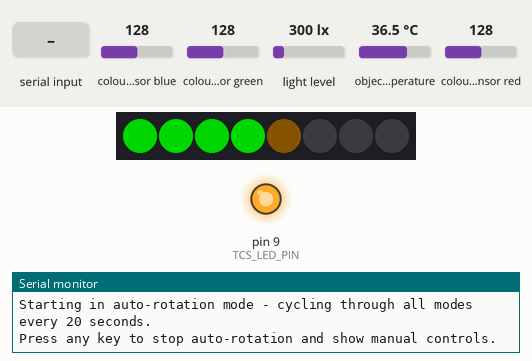
Bench run of a program on a simulated Arduino Nano, built with avr-gcc and run on an emulated ATmega328P. Parts: 8 RGB LEDs in strip order, left to right, output pins drawn as LEDs (lit = HIGH), the last lines printed to the serial monitor. The inputs (shaded band) are chosen by the test bench; at power-on: object temperature 36.5 °C, colour sensor blue 128, colour sensor green 128, light level 300 lx, colour sensor red 128. Dim RGB values are drawn brighter than linear.

Above: at 1.2 s.
1.3 s: "T\n" received over Serial
At 2.1 s:
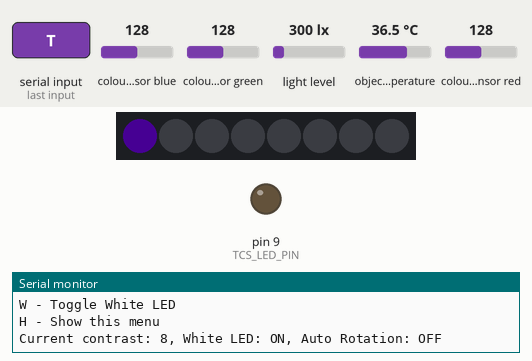
5.7 s: byte 67 ('C') received over Serial
At 7.1 s:
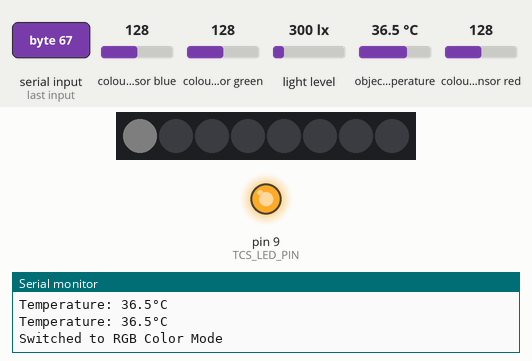
10.1 s: byte 84 ('T') received over Serial
At 11.1 s:
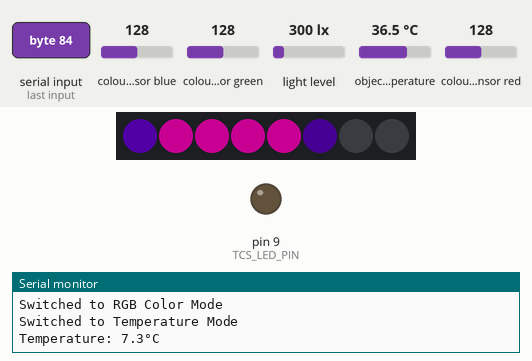
14.5 s: byte 43 ('+') received over Serial
At 16.1 s:
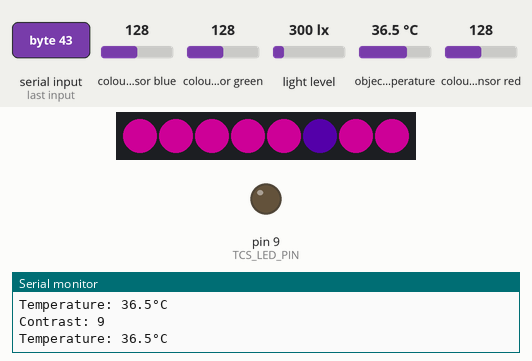
18.9 s: object temperature set to 26 °C
At 19.6 s:
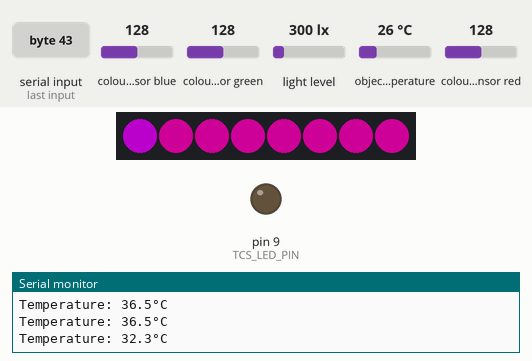
23.3 s: byte 99 ('c') received over Serial
At 28.1 s:
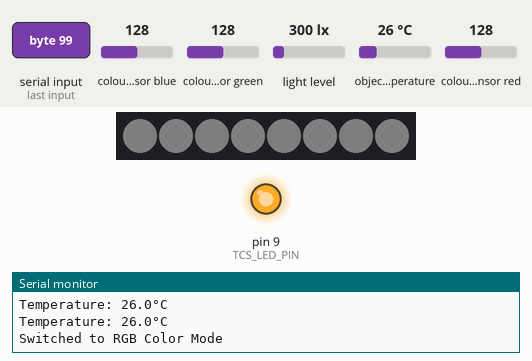
Timing chart, 0 to 28.7 s (numbered marks = the images above; inputs shaded):
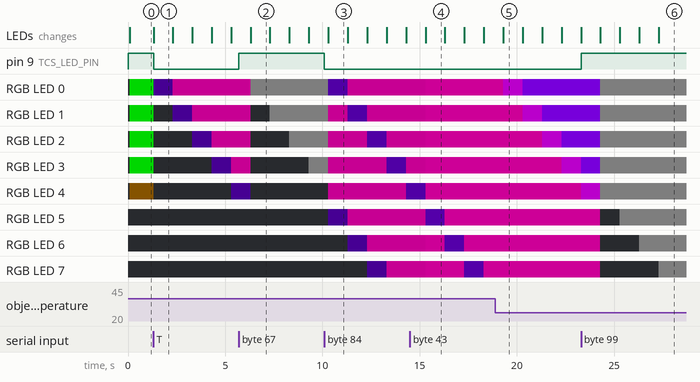

The program:

main.cpp
```cpp
/**
 * Light Sensors Test Bench
 *
 * Arduino Nano-based multi-sensor display system with 8-LED NeoPixel strip
 *
 * Hardware:
 * - Arduino Nano (ATmega328P)
 * - BH1750FVI Light Level Sensor (I2C)
 * - TCS34725 RGB Color Sensor (I2C)
 * - MLX90614 Non-Contact IR Temperature Sensor (I2C)
 * - 8-pixel Adafruit NeoPixel strip (Pin 6)
 * - TCS34725 White LED control (Pin 9)
 *
 * Serial Monitor: 115200 baud
 */

#include <Arduino.h>
#include <Wire.h>
#include <Adafruit_NeoPixel.h>
#include <BH1750.h>
#include <Adafruit_TCS34725.h>
#include <Adafruit_MLX90614.h>
#include <math.h>

// Pin definitions
#define NEOPIXEL_PIN 6
#define TCS_LED_PIN 9
#define LED_COUNT 8

// Configuration macros
#define LIGHT_MIN_LUX 1
#define LIGHT_MAX_LUX 65536
#define TEMP_MIN_C 0
#define TEMP_MAX_C 100
#define CONTRAST_MIN 0
#define CONTRAST_MAX 15
#define METER_RANGE 512  // 0-511 for 8-segment meter

// Timing constants
#define FAST_SAMPLE_INTERVAL 100    // Light level sampling (ms)
#define SLOW_SAMPLE_INTERVAL 100    // For averaging (10 samples/sec)
#define DISPLAY_INTERVAL 1000       // Display update interval (ms)

// Operation modes
enum OperationMode {
  MODE_LIGHT_LEVEL = 0,
  MODE_RGB_COLOR = 1,
  MODE_TEMPERATURE = 2
};

// Global variables
Adafruit_NeoPixel strip(LED_COUNT, NEOPIXEL_PIN, NEO_GRB + NEO_KHZ800);
BH1750 lightMeter;
Adafruit_TCS34725 tcs = Adafruit_TCS34725(TCS34725_INTEGRATIONTIME_614MS, TCS34725_GAIN_1X);
Adafruit_MLX90614 mlx = Adafruit_MLX90614();

OperationMode currentMode = MODE_LIGHT_LEVEL;
uint8_t contrast = 8;  // Default contrast (0-15)
bool whiteLedOn = true;  // Default white LED on
bool autoRotationMode = false;  // Auto rotation mode
unsigned long autoRotationStart = 0;  // Auto rotation timing
const unsigned long AUTO_ROTATION_INTERVAL = 20000;  // 20 seconds per mode

// LED color palette for light meter: 4 green, 3 amber, 1 red
uint32_t meterColors[LED_COUNT] = {
  strip.Color(0, 255, 0),    // Green
  strip.Color(0, 255, 0),    // Green
  strip.Color(0, 255, 0),    // Green
  strip.Color(0, 255, 0),    // Green
  strip.Color(255, 191, 0),  // Amber
  strip.Color(255, 191, 0),  // Amber
  strip.Color(255, 191, 0),  // Amber
  strip.Color(255, 0, 0)     // Red
};

// RGB color history for color mode
uint32_t colorHistory[LED_COUNT];

// Temperature history for temperature mode
float tempHistory[LED_COUNT];

// Timing variables
unsigned long lastFastSample = 0;
unsigned long lastSlowSample = 0;
unsigned long lastDisplay = 0;

// Sampling arrays for averaging
float tempSamples[10];
uint16_t colorSamples[10][3];  // R, G, B
uint8_t colorSampleIndex = 0;
uint8_t tempSampleIndex = 0;

// Function declarations
void showMenu();
void handleSerialInput();
void runLightLevelMode(unsigned long currentTime);
void runRGBColorMode(unsigned long currentTime);
void runTemperatureMode(unsigned long currentTime);
void displayMeter(int value);
void displayColorHistory();
void displayTemperatureHistory();
uint32_t temperatureToIronColor(float temp);
uint32_t applyContrast(uint32_t color);
void handleAutoRotation(unsigned long currentTime);
void switchToMode(OperationMode newMode);

void switchToMode(OperationMode newMode) {
  currentMode = newMode;

  // Clear all LEDs
  for (int i = 0; i < LED_COUNT; i++) {
    strip.setPixelColor(i, 0);
  }
  strip.show();

  // Clear mode-specific samples and arrays
  if (newMode == MODE_LIGHT_LEVEL) {
    // Light mode doesn't use sampling arrays, just clear LEDs
  } else if (newMode == MODE_RGB_COLOR) {
    colorSampleIndex = 0;
    for (int i = 0; i < 10; i++) {
      colorSamples[i][0] = 0;
      colorSamples[i][1] = 0;
      colorSamples[i][2] = 0;
    }
    for (int i = 0; i < LED_COUNT; i++) {
      colorHistory[i] = 0;
    }
  } else if (newMode == MODE_TEMPERATURE) {
    tempSampleIndex = 0;
    for (int i = 0; i < 10; i++) {
      tempSamples[i] = 0;
    }
    for (int i = 0; i < LED_COUNT; i++) {
      tempHistory[i] = 0;
    }
  }

  switch(currentMode) {
    case MODE_LIGHT_LEVEL:
      Serial.println(F("Auto-Rotation: Light Level Mode"));
      break;
    case MODE_RGB_COLOR:
      Serial.println(F("Auto-Rotation: RGB Color Mode"));
      break;
    case MODE_TEMPERATURE:
      Serial.println(F("Auto-Rotation: Temperature Mode"));
      break;
  }
}

void handleAutoRotation() {
  if (!autoRotationMode) return;

  if (millis() - autoRotationStart >= AUTO_ROTATION_INTERVAL) {
    // Move to next mode
    OperationMode nextMode;
    if (currentMode == MODE_LIGHT_LEVEL) {
      nextMode = MODE_RGB_COLOR;
    } else if (currentMode == MODE_RGB_COLOR) {
      nextMode = MODE_TEMPERATURE;
    } else {
      nextMode = MODE_LIGHT_LEVEL;
    }

    switchToMode(nextMode);
    autoRotationStart = millis();
  }
}

void setup() {
  Serial.begin(115200);
  Wire.begin();

  // Initialize LED strip
  strip.begin();
  strip.show();

  // Initialize TCS LED control pin
  pinMode(TCS_LED_PIN, OUTPUT);
  digitalWrite(TCS_LED_PIN, whiteLedOn ? HIGH : LOW);

  // Initialize sensors
  if (!lightMeter.begin()) {
    Serial.println(F("Error: BH1750 sensor not found"));
  }

  if (!tcs.begin()) {
    Serial.println(F("Error: TCS34725 sensor not found"));
  }

  if (!mlx.begin()) {
    Serial.println(F("Error: MLX90614 sensor not found"));
  }

  // Initialize arrays
  memset(colorHistory, 0, sizeof(colorHistory));
  memset(tempHistory, 0, sizeof(tempHistory));
  memset(tempSamples, 0, sizeof(tempSamples));
  memset(colorSamples, 0, sizeof(colorSamples));

  // Show startup menu
  showMenu();

  // Start in auto-rotation mode for standalone operation
  autoRotationMode = true;
  autoRotationStart = millis();
  Serial.println(F("Starting in auto-rotation mode - cycling through all modes every 20 seconds."));
  Serial.println(F("Press any key to stop auto-rotation and show manual controls."));
}

void loop() {
  unsigned long currentTime = millis();

  // Handle auto-rotation
  handleAutoRotation();

  // Handle serial input
  if (Serial.available()) {
    // Any key stops auto-rotation and shows menu
    if (autoRotationMode) {
      autoRotationMode = false;
      Serial.println(F("Auto-rotation stopped."));
      showMenu();
    }
    handleSerialInput();
  }

  // Execute current mode
  switch (currentMode) {
    case MODE_LIGHT_LEVEL:
      runLightLevelMode(currentTime);
      break;
    case MODE_RGB_COLOR:
      runRGBColorMode(currentTime);
      break;
    case MODE_TEMPERATURE:
      runTemperatureMode(currentTime);
      break;
  }
}

void showMenu() {
  Serial.println(F("\n=== Light Sensors Test Bench ==="));
  Serial.println(F("Select operation mode:"));
  Serial.println(F("L - Light Level Mode"));
  Serial.println(F("C - RGB Color Mode"));
  Serial.println(F("T - Temperature Mode"));
  Serial.println(F("R - Toggle Auto Rotation (20s each mode)"));
  Serial.println(F("+ - Increase Contrast"));
  Serial.println(F("- - Decrease Contrast"));
  Serial.println(F("W - Toggle White LED"));
  Serial.println(F("H - Show this menu"));
  Serial.print(F("Current contrast: "));
  Serial.print(contrast);
  Serial.print(F(", White LED: "));
  Serial.print(whiteLedOn ? F("ON") : F("OFF"));
  Serial.print(F(", Auto Rotation: "));
  Serial.println(autoRotationMode ? F("ON") : F("OFF"));
  Serial.println();
}

void handleSerialInput() {
  char input = Serial.read();

  switch (input) {
    case 'L':
    case 'l':
      currentMode = MODE_LIGHT_LEVEL;
      Serial.println(F("Switched to Light Level Mode"));
      break;
    case 'C':
    case 'c':
      currentMode = MODE_RGB_COLOR;
      Serial.println(F("Switched to RGB Color Mode"));
      digitalWrite(TCS_LED_PIN, whiteLedOn ? HIGH : LOW);  // Use white LED state
      // Clear color sample arrays for clean start
      memset(colorSamples, 0, sizeof(colorSamples));
      colorSampleIndex = 0;
      break;
    case 'T':
    case 't':
      currentMode = MODE_TEMPERATURE;
      Serial.println(F("Switched to Temperature Mode"));
      digitalWrite(TCS_LED_PIN, LOW);   // Always turn off white LED for temperature mode
      // Clear temperature sample arrays for clean start
      memset(tempSamples, 0, sizeof(tempSamples));
      tempSampleIndex = 0;
      break;
    case '+':
      if (contrast < CONTRAST_MAX) {
        contrast++;
        Serial.print(F("Contrast: "));
        Serial.println(contrast);
      }
      break;
    case '-':
      if (contrast > CONTRAST_MIN) {
        contrast--;
        Serial.print(F("Contrast: "));
        Serial.println(contrast);
      }
      break;
    case 'W':
    case 'w':
      whiteLedOn = !whiteLedOn;  // Toggle white LED state
      Serial.print(F("White LED: "));
      Serial.println(whiteLedOn ? F("ON") : F("OFF"));
      // Update the actual LED if we're in RGB color mode
      if (currentMode == MODE_RGB_COLOR) {
        digitalWrite(TCS_LED_PIN, whiteLedOn ? HIGH : LOW);
      }
      break;
    case 'R':
    case 'r':
      autoRotationMode = !autoRotationMode;
      if (autoRotationMode) {
        autoRotationStart = millis();
        Serial.println(F("Auto-rotation enabled. Cycling through modes every 20 seconds."));
        Serial.println(F("Press any key to stop auto-rotation and show menu."));
      } else {
        Serial.println(F("Auto-rotation disabled."));
      }
      break;
    case '\r':  // Enter key
    case '\n':  // Also handle line feed
    case '?':
    case 'h':
    case 'H':
      showMenu();
      break;
  }
}

void runLightLevelMode(unsigned long currentTime) {
  if (currentTime - lastFastSample >= FAST_SAMPLE_INTERVAL) {
    lastFastSample = currentTime;

    float lux = lightMeter.readLightLevel();
    if (lux >= 0) {
      // Convert to logarithmic scale and map to meter range
      float logLux = log10(constrain(lux, LIGHT_MIN_LUX, LIGHT_MAX_LUX));
      float logMin = log10(LIGHT_MIN_LUX);
      float logMax = log10(LIGHT_MAX_LUX);

      int meterValue = (int)((logLux - logMin) / (logMax - logMin) * METER_RANGE);
      meterValue = constrain(meterValue, 0, METER_RANGE - 1);

      displayMeter(meterValue);
    }
  }
}

void runRGBColorMode(unsigned long currentTime) {
  // Sample colors at 10Hz for averaging
  if (currentTime - lastSlowSample >= SLOW_SAMPLE_INTERVAL) {
    lastSlowSample = currentTime;

    uint16_t r, g, b, c;
    tcs.getRawData(&r, &g, &b, &c);

    colorSamples[colorSampleIndex][0] = r;
    colorSamples[colorSampleIndex][1] = g;
    colorSamples[colorSampleIndex][2] = b;

    colorSampleIndex = (colorSampleIndex + 1) % 10;
  }

  // Update display at 1Hz - average the samples and add to history
  if (currentTime - lastDisplay >= DISPLAY_INTERVAL) {
    lastDisplay = currentTime;

    // Calculate average color from the last 10 samples
    uint32_t avgR = 0, avgG = 0, avgB = 0;
    for (int i = 0; i < 10; i++) {
      avgR += colorSamples[i][0];
      avgG += colorSamples[i][1];
      avgB += colorSamples[i][2];
    }
    avgR /= 10;
    avgG /= 10;
    avgB /= 10;

    // Normalize to 0-255 range using ratio-based approach for better color representation
    uint8_t red, green, blue;
    if (avgR + avgG + avgB > 0) {
      // Calculate ratios and scale them appropriately
      float total = avgR + avgG + avgB;
      red = (uint8_t)constrain((avgR * 255.0) / total, 0, 255);
      green = (uint8_t)constrain((avgG * 255.0) / total, 0, 255);
      blue = (uint8_t)constrain((avgB * 255.0) / total, 0, 255);

      // Apply brightness scaling based on overall intensity
      float brightness = constrain(total / 30000.0, 0.1, 1.0);  // Adjust this divisor as needed
      red = (uint8_t)(red * brightness);
      green = (uint8_t)(green * brightness);
      blue = (uint8_t)(blue * brightness);
    } else {
      red = green = blue = 0;
    }

    uint32_t currentColor = strip.Color(red, green, blue);

    // Shift history - move each color one position to the right
    for (int i = LED_COUNT - 1; i > 0; i--) {
      colorHistory[i] = colorHistory[i - 1];
    }
    colorHistory[0] = currentColor;

    displayColorHistory();
  }
}

void runTemperatureMode(unsigned long currentTime) {
  // Sample temperature at 10Hz for averaging
  if (currentTime - lastSlowSample >= SLOW_SAMPLE_INTERVAL) {
    lastSlowSample = currentTime;

    float temp = mlx.readObjectTempC();
    tempSamples[tempSampleIndex] = temp;
    tempSampleIndex = (tempSampleIndex + 1) % 10;
  }

  // Update display and serial output at 1Hz
  if (currentTime - lastDisplay >= DISPLAY_INTERVAL) {
    lastDisplay = currentTime;

    // Calculate average temperature
    float avgTemp = 0;
    for (int i = 0; i < 10; i++) {
      avgTemp += tempSamples[i];
    }
    avgTemp /= 10;

    // Output to serial
    Serial.print(F("Temperature: "));
    Serial.print(avgTemp, 1);
    Serial.println(F("°C"));

    // Shift history
    for (int i = LED_COUNT - 1; i > 0; i--) {
      tempHistory[i] = tempHistory[i - 1];
    }
    tempHistory[0] = avgTemp;

    displayTemperatureHistory();
  }
}

void displayMeter(int value) {
  // Calculate how many complete LEDs to light
  int segmentSize = METER_RANGE / LED_COUNT;
  int onLeds = (value / segmentSize) + 1;
  int remain = ((value % segmentSize) * 16) / segmentSize;

  onLeds = constrain(onLeds, 0, LED_COUNT);

  // Clear all pixels
  strip.clear();

  // Set full intensity LEDs
  for (int i = 0; i < onLeds - 1; i++) {
    uint32_t color = applyContrast(meterColors[i]);
    strip.setPixelColor(i, color);
  }

  // Set the smoothed last LED
  if (onLeds > 0) {
    uint32_t baseColor = meterColors[onLeds - 1];
    uint8_t r = (uint8_t)((baseColor >> 16) & 0xFF);
    uint8_t g = (uint8_t)((baseColor >> 8) & 0xFF);
    uint8_t b = (uint8_t)(baseColor & 0xFF);

    r = (r * remain) / 16;
    g = (g * remain) / 16;
    b = (b * remain) / 16;

    uint32_t smoothColor = strip.Color(r, g, b);
    smoothColor = applyContrast(smoothColor);
    strip.setPixelColor(onLeds - 1, smoothColor);
  }

  strip.show();
}

void displayColorHistory() {
  for (int i = 0; i < LED_COUNT; i++) {
    uint32_t color = applyContrast(colorHistory[i]);
    strip.setPixelColor(i, color);
  }
  strip.show();
}

void displayTemperatureHistory() {
  for (int i = 0; i < LED_COUNT; i++) {
    uint32_t color = temperatureToIronColor(tempHistory[i]);
    color = applyContrast(color);
    strip.setPixelColor(i, color);
  }
  strip.show();
}

uint32_t temperatureToIronColor(float temp) {
  // FLIR Iron color palette mapping (0-100°C)
  temp = constrain(temp, TEMP_MIN_C, TEMP_MAX_C);
  float normalized = temp / (TEMP_MAX_C - TEMP_MIN_C);

  uint8_t r, g, b;

  if (normalized < 0.25) {
    // Black to purple
    r = (uint8_t)(normalized * 4 * 128);
    g = 0;
    b = (uint8_t)(normalized * 4 * 255);
  } else if (normalized < 0.5) {
    // Purple to red
    float local = (normalized - 0.25) * 4;
    r = (uint8_t)(128 + local * 127);
    g = 0;
    b = (uint8_t)(255 * (1 - local));
  } else if (normalized < 0.75) {
    // Red to yellow
    float local = (normalized - 0.5) * 4;
    r = 255;
    g = (uint8_t)(local * 255);
    b = 0;
  } else {
    // Yellow to white
    float local = (normalized - 0.75) * 4;
    r = 255;
    g = 255;
    b = (uint8_t)(local * 255);
  }

  return strip.Color(r, g, b);
}

uint32_t applyContrast(uint32_t color) {
  uint8_t r = (uint8_t)((color >> 16) & 0xFF);
  uint8_t g = (uint8_t)((color >> 8) & 0xFF);
  uint8_t b = (uint8_t)(color & 0xFF);

  r = (r * contrast) / CONTRAST_MAX;
  g = (g * contrast) / CONTRAST_MAX;
  b = (b * contrast) / CONTRAST_MAX;

  return strip.Color(r, g, b);
}
```

Measured:
- after the input at 1.3 s, pin 9 (TCS_LED_PIN): HIGH → LOW at once; RGB LED 0: RGB(0, 136, 0) → RGB(9, 0, 19) at once, → RGB(99, 0, 73) 0.97 s later
- after the input at 5.7 s, pin 9 (TCS_LED_PIN): LOW → HIGH at once; the LEDs: change after 0.60 s (image 2)
- after the input at 10.1 s, pin 9 (TCS_LED_PIN): HIGH → LOW at once; the LEDs: change after 0.20 s (image 3)
- after the input at 14.5 s, the LEDs: change after 0.80 s (image 4)
- after the input at 18.9 s, RGB LED 0: RGB(111, 0, 82) → RGB(99, 0, 108) after 0.40 s, → RGB(79, 0, 146) 1.0 s later; RGB LED 1: RGB(111, 0, 82) → RGB(99, 0, 108) after 1.4 s, → RGB(79, 0, 146) 1.0 s later
- after the input at 23.3 s, pin 9 (TCS_LED_PIN): LOW → HIGH at once; the LEDs: first differ from a run without the input after 1.0 s (image 6 shows a later state)
- what the display in image 1 shows lasts 1.0 s, from 1.3 s to 2.3 s
